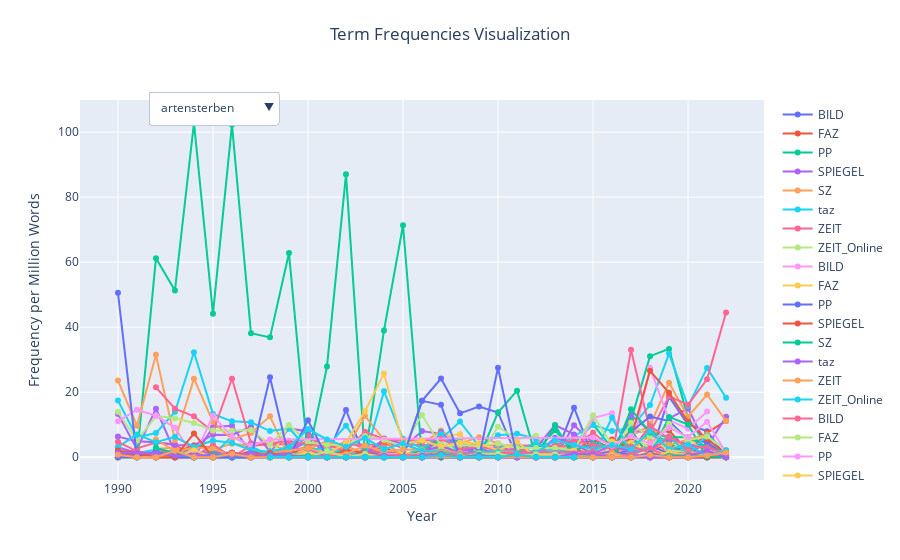

Notebook cell for this chart:
### Code cell
#AiO
import os
import pandas as pd
import re
from collections import Counter
import plotly.graph_objects as go

# Set directory paths
cwd = os.getcwd()
directory_path = cwd + '\\in\\'
outputDir = cwd + '\\out\\'

# List of specific terms you want to visualize
specific_terms = ['artensterben', 'bienensterben', 'insektensterben', 'höfesterben', 'waldsterben', 'fischsterben', 'baumsterben']

def preprocess_text(text):
    text = re.sub(r'\W', ' ', str(text).lower())
    text = re.sub(r'\s+', ' ', text)
    return text

def calculate_frequencies(df, specific_terms):
    df['clean_text'] = df['text_content'].apply(preprocess_text)
    df['year'] = pd.to_datetime(df['text_date']).dt.year
    term_frequencies = {}
    for year in df['year'].unique():
        year_text = ' '.join(df[df['year'] == year]['clean_text'])
        word_counts = Counter(year_text.split())
        total_words = sum(word_counts.values())
        if total_words > 0:  # Ensure there is text to process
            frequencies_per_million = {term: (word_counts.get(term, 0) / total_words) * 1e6 for term in specific_terms}
            term_frequencies[year] = frequencies_per_million
    return term_frequencies

def prepare_data_for_plotly(term_frequencies, source_file):
    plot_data = []
    for year, frequencies in term_frequencies.items():
        for term, frequency in frequencies.items():
            plot_data.append({'year': year, 'term': term, 'frequency_per_million': frequency, 'source': source_file})
    return pd.DataFrame(plot_data)

all_data = pd.DataFrame()

for file_name in os.listdir(directory_path):
    if file_name.endswith('.csv'):
        file_path = os.path.join(directory_path, file_name)
        df = pd.read_csv(file_path, delimiter='\t')
        term_frequencies = calculate_frequencies(df, specific_terms)
        plot_df = prepare_data_for_plotly(term_frequencies, file_name)
        all_data = pd.concat([all_data, plot_df], ignore_index=True)

# Create a figure
fig = go.Figure()

# Add traces for each term or source
for term in all_data['term'].unique():
    filtered_df = all_data[all_data['term'] == term].copy()
    for source in all_data['source'].unique():
        df_by_source = filtered_df[filtered_df['source'] == source]
        df_by_source = df_by_source.sort_values('year')  # Sort by year to ensure correct line plotting
        fig.add_trace(go.Scatter(x=df_by_source['year'], y=df_by_source['frequency_per_million'],
                                 mode='lines+markers',
                                 name=source.split(".")[0],  # Use only source name
                                 customdata=[term]*len(df_by_source),  # Add custom data for filtering
                                 visible=True))

# Generate dropdown items for each term
dropdown_items = []
for term in all_data['term'].unique():
    dropdown_items.append(
        {'label': term,
         'method': 'update',
         'args': [{'visible': [term == t.customdata[0] for t in fig.data]},
                  {'title': f'Term Frequencies: {term}'}]})

# Add dropdown
fig.update_layout(
    updatemenus=[
        go.layout.Updatemenu(
            buttons=dropdown_items,
            direction="down",
            pad={"r": 10, "t": 10},
            showactive=True,
            x=0.1,
            xanchor="left",
            y=1.05,
            yanchor="top"
        ),
    ]
)

# Update layout
fig.update_layout(title_text="Term Frequencies Visualization",
                  title_x=0.5,  # Center the title
                  title_y=0.95,
                  xaxis=dict(title='Year'),
                  yaxis=dict(title='Frequency per Million Words'))

# Show figure
fig.show()

# Save figure as HTML
fig.write_html(file=os.getcwd() + '\\out\\timeline_term.html', include_plotlyjs=True)
